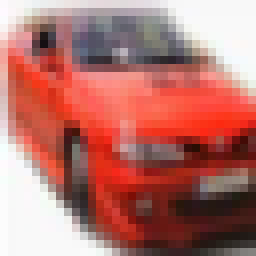
#> input picture Car_Data/3819.png, 32 x 32 px (shown 8 times larger); its folder holds 6 pictures in this run
$ python 'Cosine Similarity.py'
#> lines starting #> are read from the running program, lines starting #| are printed output that depends on the picture; long printed decimals are rounded
"""
@author: Oğuzhan Yıldırım 240201056
"""
import numpy as np
import copy # for deep copying dictionary
from os import listdir
from PIL import Image
from numpy import linalg,dot # cosine_similarity helpers
import matplotlib.pyplot as plt


# cosine similarity method using numpy helper methods
def cosine_similarity(a,b):
    dot_product = dot(a,b)

    a_norm = linalg.norm(a)
    b_norm = linalg.norm(b)

    cosine_similarity = dot_product/(a_norm*b_norm)
    return cosine_similarity


# finding given images similarities with other ones and stroing them as key value pairs again in dictionary
def find_similarties(given_image_name):
    image_similarities = dict()
    for current_name in image_names:

        if current_name != given_image_name:

            current_image = image_vector_dictionary[current_name]
            given_image = image_vector_dictionary[given_image_name]

            similarity = cosine_similarity(given_image, current_image)

            image_similarities[current_name] = similarity


    return image_similarities


# finding best three of similar ones and storing them in dictionaries with deleting the max each time from given dict
def find_best_three(similarity_dictionary):
    temp_similarity = copy.deepcopy(similarity_dictionary)
    best_three = dict()
    for i in range(3):
        max_similar_name = max(temp_similarity, key=temp_similarity.get)

        best_three[max_similar_name] = temp_similarity.get(max_similar_name)

        del temp_similarity[max_similar_name]

    return best_three


# displaying results
def display_result(result_array,name):

    # plotting the input image
    plt.imshow(image_dictionary[name])
    plt.title('This is the Input Image')
    plt.xlabel("( Image "+ name + " )")
    plt.show()

    # plotting the best three , also printing them to console.
    print("\nMost similar three images with similarity values are shown below for image -> ",name)
    for key in result_array:
        print(key, ' -> ', result_array[key])
        plt.imshow(image_dictionary[key])
        plt.title(str(result_array[key]) + " similar with input image " + name )
        plt.xlabel("( Image "+ key + " )")
        plt.show()


    print("Results are plotted...\n")

    return ""


def main():

    # Reading Images and converting them into vectors Part

    # getting the names of images in Car_Data Directory
    global image_names
    image_names = [file for file in listdir('./Car_Data') if file.endswith('.png')]

    # reading images and storing them:
    # in image_dictionary like {'name' : [pixel matrices]}
    # in vector_dictionary like {'name' : [1D array]}
    global image_dictionary
    image_dictionary = dict()
    global image_vector_dictionary
    image_vector_dictionary = dict()

    for img_name in image_names:

        img = Image.open('./Car_Data/'+img_name)
#> img is the input picture: PIL image 32x32 RGB; mean R, G, B 181.1, 114.9, 108.3

        image_dictionary[img_name] = img

        img_pixels = np.array(img).astype('float32').flatten()
#> img_pixels = 3072 values, max 255 at index 96, min 3 at index 1802, mean 134.7
        image_vector_dictionary[img_name] = img_pixels

    #----------------------------------------------------------------------

    # Test Part

    # test1
    similarities = find_similarties('4228.png')
#> in find_similarties, `image_similarities = dict()`: image_similarities = 0 items
#> the loop in find_similarties, `for current_name in image_names: ` made 6 passes
#> similarity on passes 1 to 5: 0.724, 0.676, 0.732, 0.86, 0.719
#> after the loop in find_similarties, `for current_name in image_names:`: image_similarities = {'3819.png': 0.724, '3861.png': 0.676, '3952.png': 0.732, '4064.png': 0.86, '4124.png': 0.719}
#> similarities has the same summary as image_similarities in find_similarties

    result = find_best_three(similarities)
#> in find_best_three, `temp_similarity = copy.deepcopy(similarity_dictionary)`: temp_similarity has the same summary as image_similarities in find_similarties
#> the loop in find_best_three, `for i in range(3):` made 3 passes
#> max_similar_name on passes 1 to 3: '4064.png', '3952.png', '3819.png'
#> after the loop in find_best_three, `for i in range(3):`: best_three = {'4064.png': 0.86, '3952.png': 0.732, '3819.png': 0.724}
#> result has the same summary as best_three in find_best_three

    display_result(result,'4228.png')
#> in display_result, `plt.show()`:
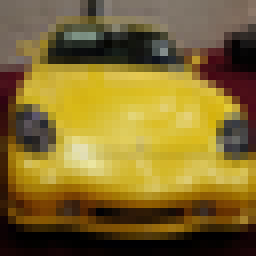
#> shown: shape (32, 32, 3) (shown 8 times larger); mean R, G, B 129.1, 107, 45.6
#> the loop in display_result, `for key in result_array:` made 3 passes
#| 4064.png  ->  0.8599
#| 3952.png  ->  0.7319
#| 3819.png  ->  0.7236
#> pass 1, in display_result, `plt.show()`:
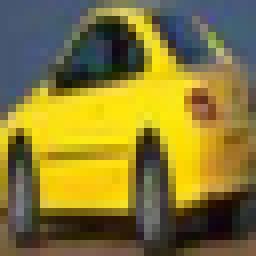
#> shown: shape (32, 32, 3) (shown 8 times larger); mean R, G, B 134.6, 121.6, 51.8

    # test2
    similarities = find_similarties('3861.png')
#> the loop in find_similarties (call 2), `for current_name in image_names: ` made 6 passes
#> similarity on passes 1, 3, 4, 5, 6: 0.849, 0.857, 0.706, 0.84, 0.676
#> similarities = {'3819.png': 0.849, '3952.png': 0.857, '4064.png': 0.706, '4124.png': 0.84, '4228.png': 0.676}

    result = find_best_three(similarities)
#> the loop in find_best_three (call 2), `for i in range(3):` made 3 passes
#> max_similar_name on passes 1 to 3: '3952.png', '3819.png', '4124.png'
#> result = {'3952.png': 0.857, '3819.png': 0.849, '4124.png': 0.84}

    display_result(result,'3861.png')
#> the loop in display_result (call 2), `for key in result_array:` made 3 passes
#| 3952.png  ->  0.8567
#| 3819.png  ->  0.849
#| 4124.png  ->  0.8396


if __name__ == "__main__":

    main()
